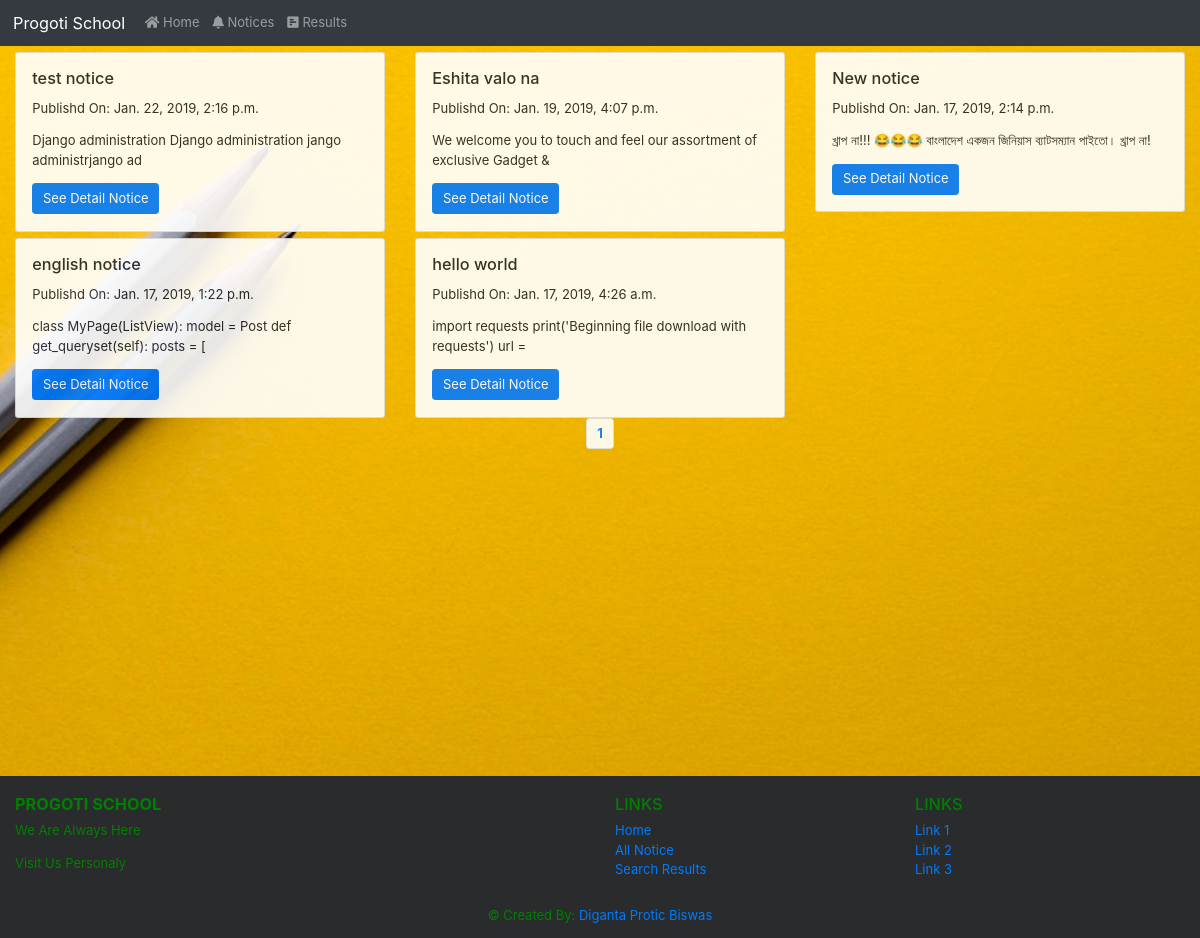
The app's page /noticeboard, older data.
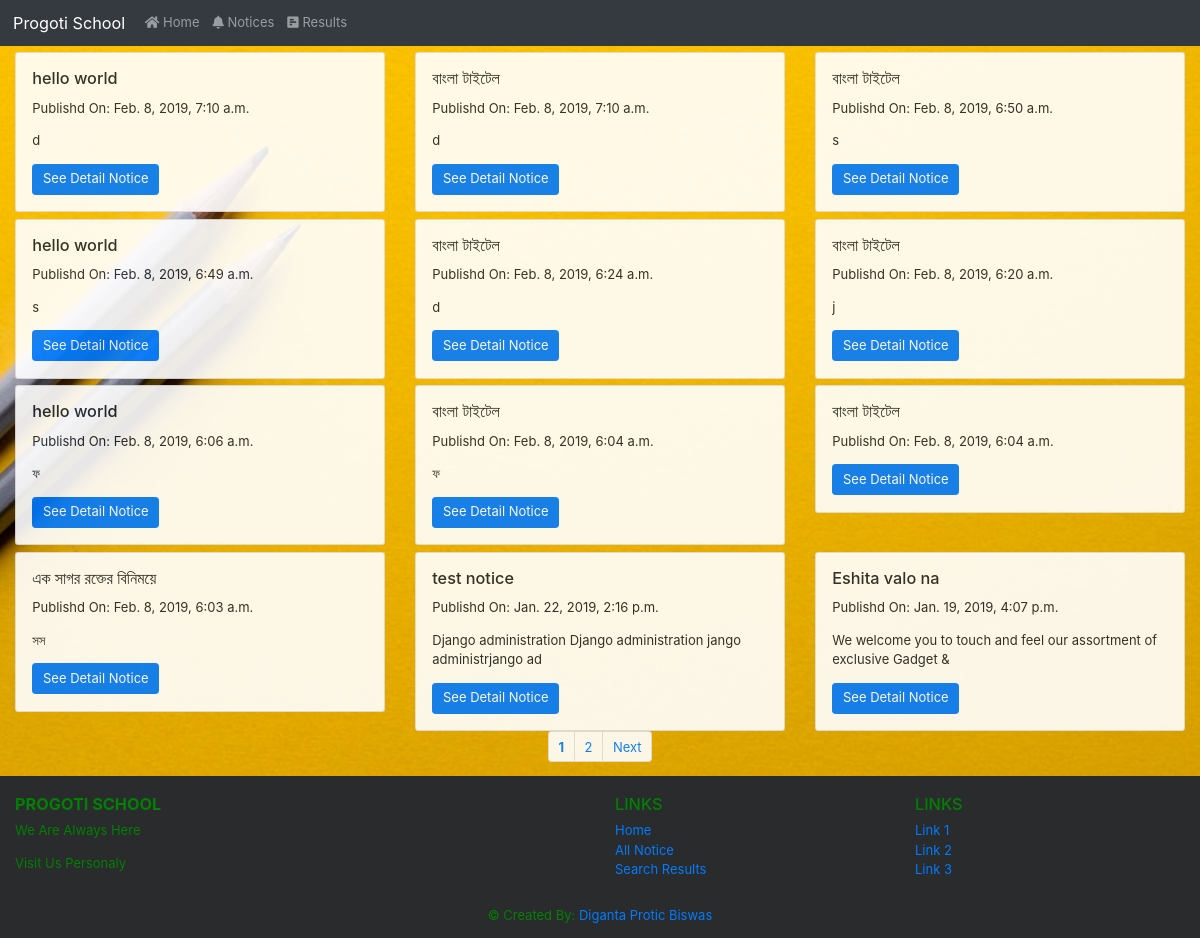
The same page, newer data.
### noticeboard/models.py (models this page shows, shortened)
class Notice(models.Model):
	title = models.CharField(max_length=30)
	description = models.TextField(blank=True,null = True)
	attachment  = models.FileField(blank=True,null = True, upload_to='notification_files/')
	picture = models.ImageField(upload_to='images/',null = True, blank=True)
	upload_date = models.DateTimeField(auto_now_add=True)
	valid_till = models.DateTimeField()
	slug = models.SlugField(max_length=40,unique=True,blank=True)

### noticeboard/views.py (the view)
# urls.py: path('noticeboard',views.notice_list, name = 'notice_list_url'),
def notice_list(request):
    notices = Notice.objects.all().order_by('-upload_date')
    paginator = Paginator(notices, 12)
    page = request.GET.get('page')
    notices = paginator.get_page(page)
    return render(request, 'noticeboard/noticeboard.html',{'notices':notices})

### noticeboard/templates/noticeboard/noticeboard.html (shortened to what this page needs)
{%extends 'noticeboard/base.html'%}
{%load static%}
{%block content%}
<div class="noticeboard_list">
	<div class="row">
{%for notice in notices%}
		<div class="col-sm-4 mt-2">
		    <div class="card">
		      <div class="card-body">
		        <h5 class="card-title">{{notice.title}}</h5>
		        <p>Publishd On: {{notice.upload_date}}</p>
		        <p class="card-text">{{ notice.description|slice:":70" }}</p>
		        <a href="{%url 'notice_detail_url' slug=notice.slug %}" class="btn btn-primary">See Detail Notice</a>
		      </div>
		    </div>
		  </div>
{%endfor%}
	</div>
	<nav aria-label="Page navigation example">
	  <ul class="pagination justify-content-center">
	    {% for num in notices.paginator.page_range %}
			{% ifequal num notices.number %}
			<li class="page-item"><a class="page-link" href="#"><strong>{{ num }}</strong></a></li>
			{% else %}
			{% if forloop.counter < 5 %}
			<li class="page-item"><a class="page-link" href="?page={{ num }}">{{ num }}</a></li>
			{% endif %}
			{% endifequal %}
	    {% endfor %}
	     {% if notices.has_next %}
	    <li class="page-item">
	      <a class="page-link" href="?page={{ notices.next_page_number }}">Next</a>
	    </li>
	     {% endif %}
	  </ul>
	</nav>
</div>
{%endblock%}

### noticeboard/templates/noticeboard/base.html (shortened to what this page needs)
{% load static %}
<!DOCTYPE html>
<html>
<head>
  <link rel="stylesheet" href="{% static 'noticeboard/base.css' %}" type="text/css">
  <link rel="stylesheet" href="{% static 'noticeboard/normalizer.css' %}" type="text/css">
  <link rel="stylesheet" href="https://maxcdn.bootstrapcdn.com/bootstrap/4.0.0/css/bootstrap.min.css">
  <link rel="stylesheet" href="https://use.fontawesome.com/releases/v5.6.3/css/all.css">
</head>
<body>
  <nav class="navbar navbar-expand-lg navbar-dark bg-dark">
    <a class="navbar-brand" href="{%url 'home_url'%}">Progoti School</a>
    <div class="collapse navbar-collapse" id="navbarNavAltMarkup">
      <div class="navbar-nav">
        <a class="nav-item nav-link" href="{%url 'home_url'%}"><i class="fas fa-home"></i> Home <span class="sr-only">(current)</span></a>
        <a class="nav-item nav-link" href="{%url 'notice_list_url'%}"><i class="fas fa-bell"></i> Notices</a>
        <a class="nav-item nav-link" href="{%url 'result_url'%}"><i class="fas fa-poll-h"></i> Results</a>
      </div>
    </div>
  </nav>
  <div class="container-fluid">
    <div class="divbody">
      {%block content%}
      {%endblock%}
    </div>
  </div>
<footer class="page-footer font-small blue pt-4">
    <div class="container-fluid text-center text-md-left">
      <div class="row">
        <div class="col-md-6 mt-md-0">
          <h5 class="text-uppercase"><b>Progoti School</b></h5>
          <p>We Are Always Here</p>
          <p>Visit  Us Personaly </p>
        </div>
        <div class="col-md-3 mb-md-0 mb-3">
            <h5 class="text-uppercase">Links</h5>
            <ul class="list-unstyled">
              <li>
                <a href="{%url 'home_url'%}">Home</a>
              </li>
              <li>
                <a href="{%url 'notice_list_url'%}">All Notice</a>
              </li>
              <li>
                <a href="{%url 'result_url'%}">Search Results</a>
              </li>
            </ul>
          </div>
          <div class="col-md-3 mb-md-0 ">
            <h5 class="text-uppercase">Links</h5>
            <ul class="list-unstyled">
              <li>
                <a href="#!">Link 1</a>
              </li>
              <li>
                <a href="#!">Link 2</a>
              </li>
              <li>
                <a href="#!">Link 3</a>
              </li>
            </ul>
          </div>
      </div>
    </div>
    <div class="footer-copyright text-center py-3">© Created By:
      <a href="https://www.facebook.com/dzbiswas">Diganta Protic Biswas</a>
    </div>
</footer>
</body>
</html>

### noticeboard/static/noticeboard/base.css (style rules this page uses)
html { min-height: 100%; font-size: 13px; font-family: serif; }
body { min-height: 100vh; background-image:url("background4.jpeg"); background-size:cover; background-position: center; background-repeat: no-repeat; background-attachment: fixed; }
.page-footer { background-color: #292b2c; color: green; text-align: center font-size: 14px; }
.noticeboard_list, .detail_notification,.result_list { opacity: .9; }
.divbody { min-height: calc(100vh - 70px); }

Row changes from the older to the newer data that the page shows:
no longer on this page (row unchanged): Notice: title "New notice", upload_date "Jan. 17, 2019, 2:14 p.m.", description "খ্রাপ না!!! 😂😂😂 বাংলাদেশ একজন জিনিয়াস ব্যাটসম্যান পাইতো। খ্রাপ না!"
no longer on this page (row unchanged): Notice: title "english notice", upload_date "Jan. 17, 2019, 1:22 p.m.", description "class MyPage(ListView): model = Post def get_queryset(self): posts = ["
removed Notice: title "hello world", upload_date "Jan. 17, 2019, 4:26 a.m.", description "import requests print('Beginning file download with requests') url ="
added Notice: title "hello world", upload_date "Feb. 8, 2019, 7:10 a.m.", description "d"
added Notice: title "বাংলা টাইটেল", upload_date "Feb. 8, 2019, 7:10 a.m.", description "d"
added Notice: title "বাংলা টাইটেল", upload_date "Feb. 8, 2019, 6:50 a.m.", description "s"
added Notice: title "hello world", upload_date "Feb. 8, 2019, 6:49 a.m.", description "s"
added Notice: title "বাংলা টাইটেল", upload_date "Feb. 8, 2019, 6:24 a.m.", description "d"
added Notice: title "বাংলা টাইটেল", upload_date "Feb. 8, 2019, 6:20 a.m.", description "j"
added Notice: title "hello world", upload_date "Feb. 8, 2019, 6:06 a.m.", description "ফ"
added Notice: title "বাংলা টাইটেল", upload_date "Feb. 8, 2019, 6:04 a.m.", description "ফ"
added Notice: title "বাংলা টাইটেল", upload_date "Feb. 8, 2019, 6:04 a.m."
added Notice: title "এক সাগর রক্তের বিনিময়ে", upload_date "Feb. 8, 2019, 6:03 a.m.", description "সস"
Text that changed along with them:
new list line: "2"
text now shown: "Next"
